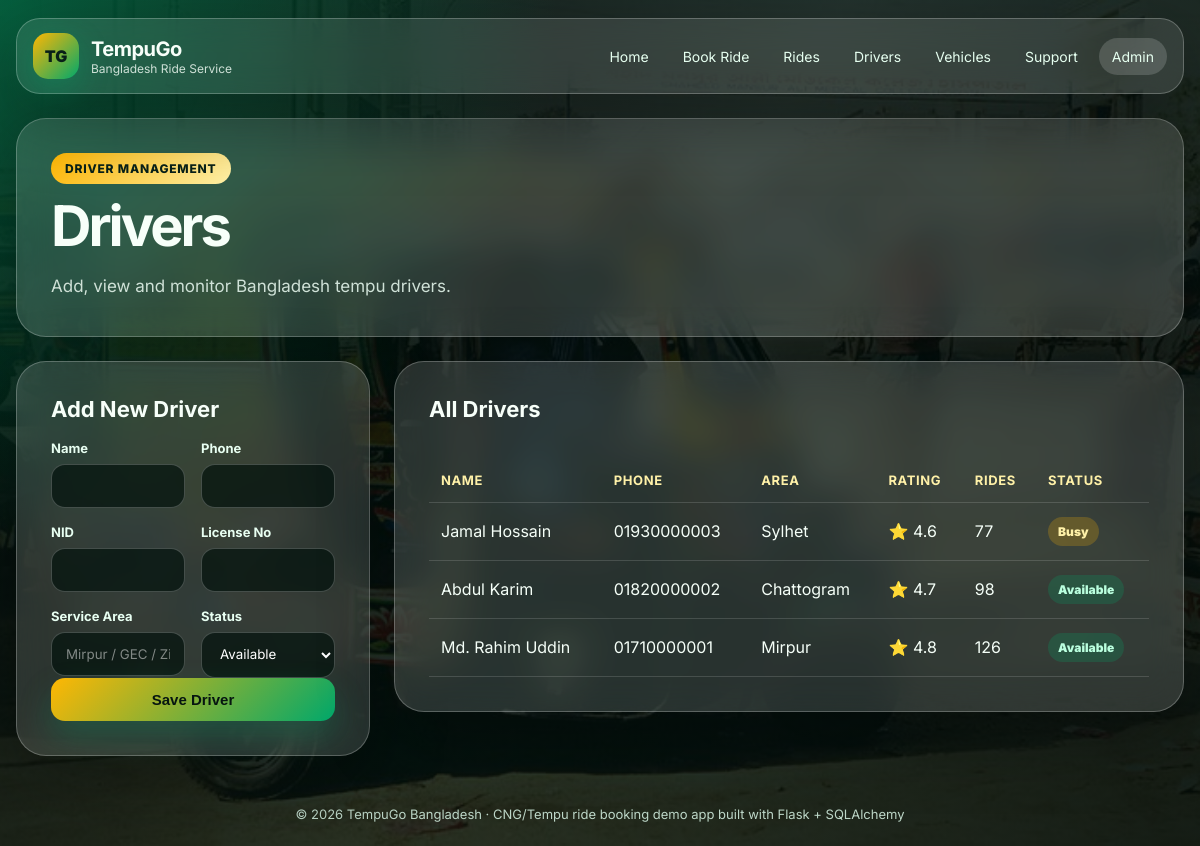
Page /drivers on the committed database.
### pathao_tempu_service_app/app.py (models this page shows)
class Driver(db.Model):
    id = db.Column(db.Integer, primary_key=True)
    name = db.Column(db.String(100), nullable=False)
    phone = db.Column(db.String(20), nullable=False)
    nid = db.Column(db.String(30), nullable=True)
    license_no = db.Column(db.String(50), nullable=True)
    service_area = db.Column(db.String(100), nullable=False)
    status = db.Column(db.String(20), default="Available")  # Available / Busy / Offline
    rating = db.Column(db.Float, default=5.0)
    total_rides = db.Column(db.Integer, default=0)
    created_at = db.Column(db.DateTime, default=datetime.utcnow)
    vehicles = db.relationship("Vehicle", backref="driver", lazy=True)
    rides = db.relationship("Ride", backref="driver", lazy=True)

### pathao_tempu_service_app/app.py (the view, shortened to what this page needs)
@app.route("/drivers", methods=["GET", "POST"])
def drivers():
    all_drivers = Driver.query.order_by(Driver.created_at.desc()).all()
    return render_template("drivers.html", drivers=all_drivers)

### pathao_tempu_service_app/templates/drivers.html (shortened to what this page needs)
{% extends "base.html" %}
{% block content %}
<section class="page-title glass-card compact">
    <span class="pill">Driver Management</span>
    <h1>Drivers</h1>
    <p>Add, view and monitor Bangladesh tempu drivers.</p>
</section>
<section class="form-layout">
    <div class="form-card glass-card">
        <h2>Add New Driver</h2>
        <form method="POST">
            <div class="form-grid">
                <div class="form-group"><label>Name</label><input name="name" required></div>
                <div class="form-group"><label>Phone</label><input name="phone" required></div>
                <div class="form-group"><label>NID</label><input name="nid"></div>
                <div class="form-group"><label>License No</label><input name="license_no"></div>
                <div class="form-group"><label>Service Area</label><input name="service_area" placeholder="Mirpur / GEC / Zindabazar" required></div>
                <div class="form-group">
                    <label>Status</label>
                    <select name="status">
                        <option>Available</option>
                    </select>
                </div>
            </div>
            <button class="btn primary full" type="submit">Save Driver</button>
        </form>
    </div>
    <div class="table-card glass-card wide">
        <div class="table-header"><h2>All Drivers</h2></div>
        <div class="table-wrap">
            <table>
                <thead>
                    <tr><th>Name</th><th>Phone</th><th>Area</th><th>Rating</th><th>Rides</th><th>Status</th></tr>
                </thead>
                <tbody>
                {% for driver in drivers %}
                    <tr>
                        <td>{{ driver.name }}</td>
                        <td>{{ driver.phone }}</td>
                        <td>{{ driver.service_area }}</td>
                        <td>⭐ {{ driver.rating }}</td>
                        <td>{{ driver.total_rides }}</td>
                        <td><span class="status {{ driver.status|lower }}">{{ driver.status }}</span></td>
                    </tr>
                {% else %}
                    <tr><td colspan="6" class="empty">No drivers found.</td></tr>
                {% endfor %}
                </tbody>
            </table>
        </div>
    </div>
</section>
{% endblock %}

### pathao_tempu_service_app/static/css/style.css (style rules this page uses)
:root { --green: #00a86b; --green-dark: #007a50; --gold: #ffb703; --orange: #fb8500; --dark: #07120f; --text: #f7fff9; --muted: #cfe1d7; --card: rgba(255, 255, 255, 0.14); --card-strong: rgba(255, 255, 255, 0.20); --border: rgba(255, 255, 255, 0.24); --shadow: 0 24px 70px rgba(0, 0, 0, 0.34); }
* { margin: 0; padding: 0; box-sizing: border-box; }
body { min-height: 100vh; font-family: "Inter", Arial, sans-serif; color: var(--text); background: #08130f; }
.glass-card, .stat-card, .feature-card { border: 1px solid var(--border); background: var(--card); backdrop-filter: blur(18px); box-shadow: var(--shadow); }
.hero-content, .hero-panel, .page-title, .form-card, .side-card, .table-card, .success-card { border-radius: 30px; padding: 34px; }
.hero h1, .page-title h1, .success-card h1 { font-size: clamp(36px, 6vw, 72px); line-height: 0.95; letter-spacing: -3px; margin: 16px 0 18px; }
.hero p, .page-title p, .success-card p { color: var(--muted); line-height: 1.8; font-size: 17px; max-width: 760px; }
.pill { display: inline-flex; width: fit-content; align-items: center; padding: 8px 14px; border-radius: 999px; color: #082018; background: linear-gradient(135deg, var(--gold), #fff1a8); font-weight: 800; font-size: 12px; text-transform: uppercase; letter-spacing: 0.8px; }
.btn, .small-btn { border: none; cursor: pointer; display: inline-flex; align-items: center; justify-content: center; gap: 8px; font-weight: 800; border-radius: 14px; transition: 0.2s ease; }
.btn { padding: 13px 18px; font-size: 15px; }
.btn.primary { color: #061510; background: linear-gradient(135deg, var(--gold), var(--green)); box-shadow: 0 16px 32px rgba(0, 168, 107, 0.26); }
.btn.full { width: 100%; }
.hero-panel h3, .form-card h2, .side-card h3, .table-header h2 { font-size: 22px; margin-bottom: 18px; }
.mini-form, .form-group { display: flex; flex-direction: column; gap: 8px; }
label { color: #e8fff2; font-weight: 700; font-size: 13px; }
input, select, textarea { width: 100%; border: 1px solid rgba(255, 255, 255, 0.22); outline: none; border-radius: 14px; padding: 13px 14px; background: rgba(4, 19, 13, 0.72); color: white; font-family: inherit; }
input::placeholder, textarea::placeholder { color: rgba(255, 255, 255, 0.48); }
.compact { margin-bottom: 24px; }
.compact h1 { font-size: clamp(34px, 5vw, 56px); }
.form-layout { display: grid; grid-template-columns: 1.1fr 0.9fr; gap: 24px; align-items: start; }
.form-grid { display: grid; grid-template-columns: repeat(2, 1fr); gap: 16px; }
.table-card { margin-top: 24px; }
.table-card.wide { margin-top: 0; }
.table-header, .filter-bar { display: flex; justify-content: space-between; align-items: center; gap: 14px; flex-wrap: wrap; margin-bottom: 18px; }
.table-wrap { overflow-x: auto; }
table { width: 100%; border-collapse: collapse; min-width: 720px; }
th, td { padding: 14px 12px; text-align: left; border-bottom: 1px solid rgba(255, 255, 255, 0.14); vertical-align: middle; }
th { color: #fff1a8; font-size: 13px; text-transform: uppercase; letter-spacing: 0.6px; }
td { color: #f5fff8; }
.status { display: inline-flex; padding: 7px 10px; border-radius: 999px; font-size: 12px; font-weight: 900; white-space: nowrap; background: rgba(255, 255, 255, 0.16); color: white; }
.status.available, .status.active, .status.completed, .status.closed { background: rgba(0, 168, 107, 0.22); color: #baffdf; }
.status.busy, .status.accepted, .status.on-trip, .status.open { background: rgba(255, 183, 3, 0.22); color: #fff1a8; }

### rows in the picture
Driver: name "Jamal Hossain", phone "01930000003", service_area "Sylhet", rating "4.6", total_rides "77", status "Busy"
Driver: name "Abdul Karim", phone "01820000002", service_area "Chattogram", rating "4.7", total_rides "98", status "Available"
Driver: name "Md. Rahim Uddin", phone "01710000001", service_area "Mirpur", rating "4.8", total_rides "126", status "Available"
